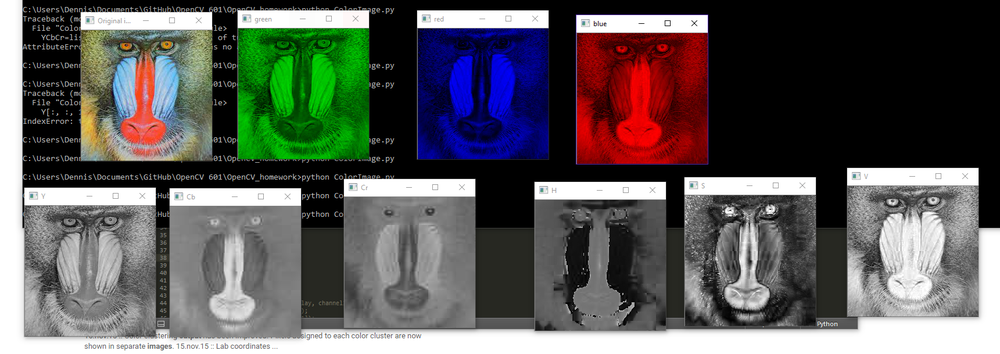
#> input picture OpenCV_homework/baboon colorimage.PNG, 1000 x 354 px, shrunk from 1721 x 609 before the run
$ python ColorImage.py 'baboon colorimage.PNG'
#> lines starting #> are read from the running program, lines starting #| are printed output that depends on the picture
import cv2
import sys

src = cv2.imread(sys.argv[1], cv2.IMREAD_COLOR);
#> src is the input picture: shape (354, 1000, 3); mean B, G, R 89.1, 90.7, 91.5
cv2.namedWindow( "Original image", cv2.WINDOW_NORMAL );
cv2.imshow( "Original image", src);

print (src[25,20])
#| [234 234 234]
red,green,blue = cv2.split(src)
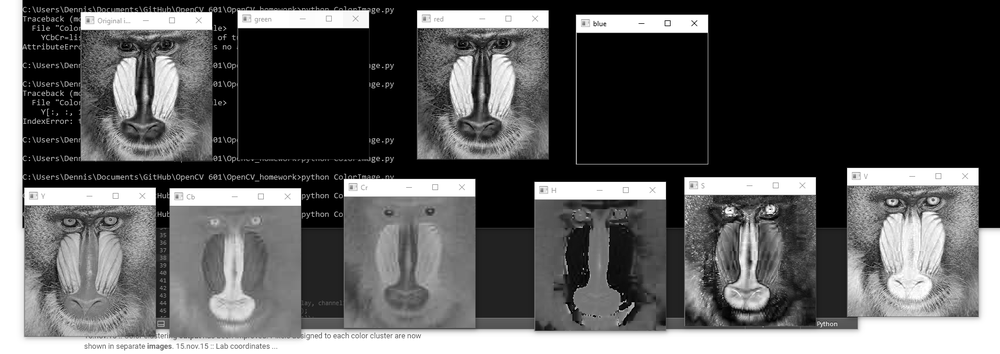
#> red: shape (354, 1000); min 0, max 255, mean 89.1
'''
red = src.copy()
red[:, :, 1] = 0
red[:, :, 2] = 0

green = src.copy()
green[:, :, 0] = 0
green[:, :, 2] = 0

blue = src.copy()
blue[:, :, 1] = 0
blue[:, :, 0] = 0
'''
cv2.imshow("red",red)
cv2.imshow("green",green)
cv2.imshow("blue",blue)


imgYCC = cv2.cvtColor(src, cv2.COLOR_BGR2YCR_CB)
#> imgYCC: shape (354, 1000, 3); mean of channels 0, 1, 2 90.7, 128.5, 127.1
Y,Cb,Cr = cv2.split(imgYCC)
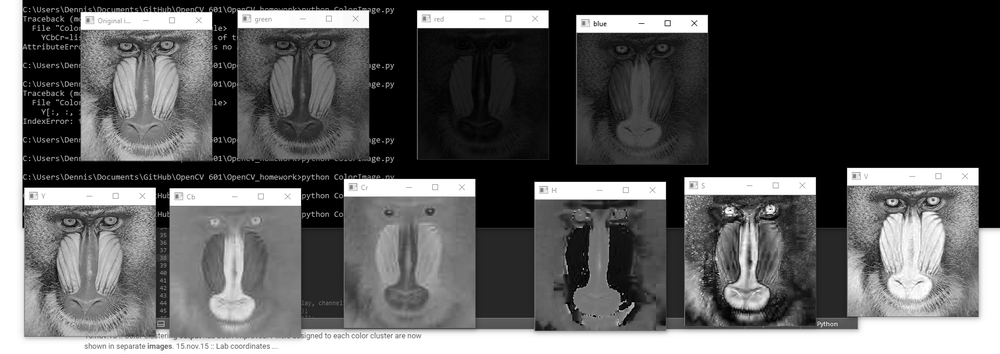
#> Y: shape (354, 1000); min 0, max 255, mean 90.7
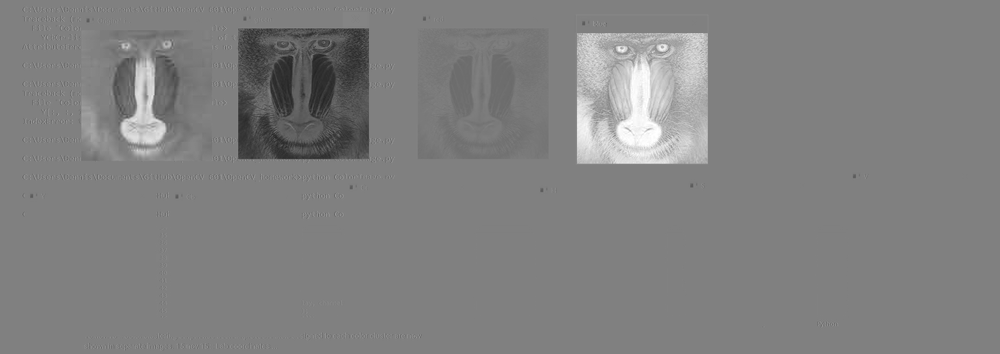
#> Cb: shape (354, 1000); min 35, max 255, mean 128.5
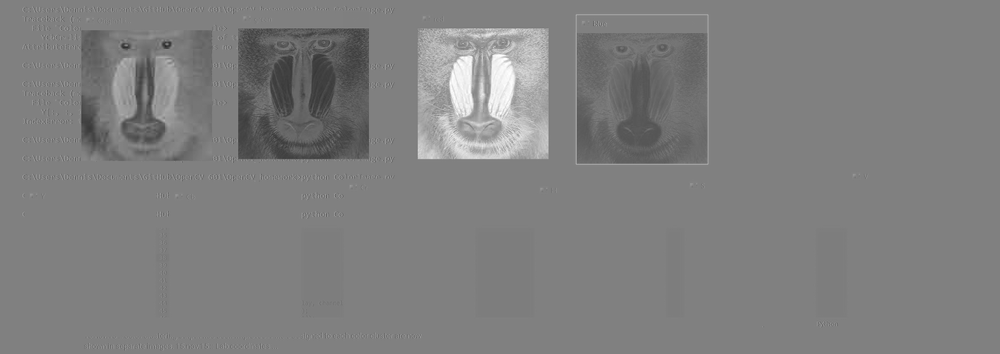
#> Cr: shape (354, 1000); min 41, max 255, mean 127.1
cv2.imshow("Y",Y)
cv2.imshow("Cb",Cb)
cv2.imshow("Cr",Cr)
print (imgYCC[25,20])
#| [234 128 128]

imgHSV = cv2.cvtColor(src, cv2.COLOR_RGB2HSV)
#> imgHSV: shape (354, 1000, 3); mean H, S, V 20, 48.4, 104.8
H,S,V = cv2.split(imgHSV)
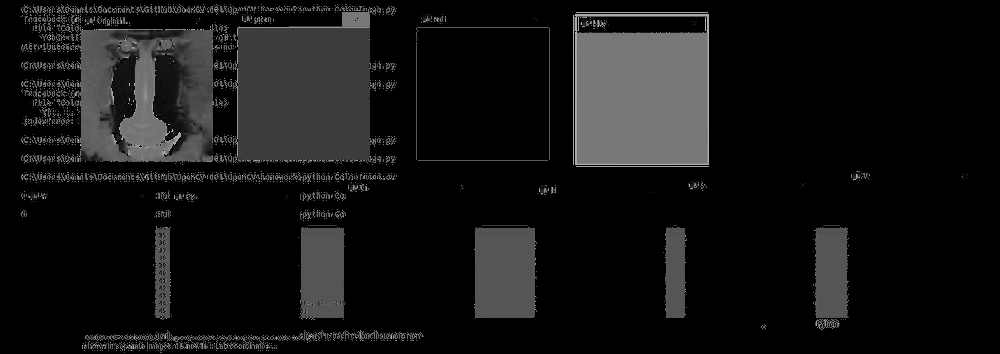
#> H: shape (354, 1000); min 0, max 179, mean 20
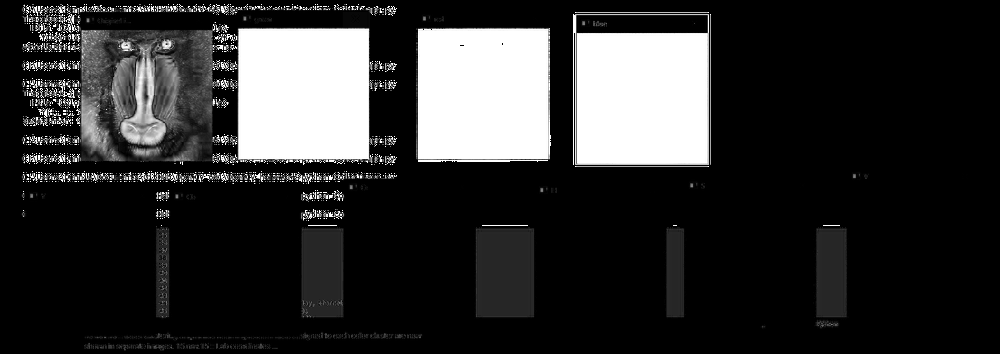
#> S: shape (354, 1000); min 0, max 255, mean 48.4
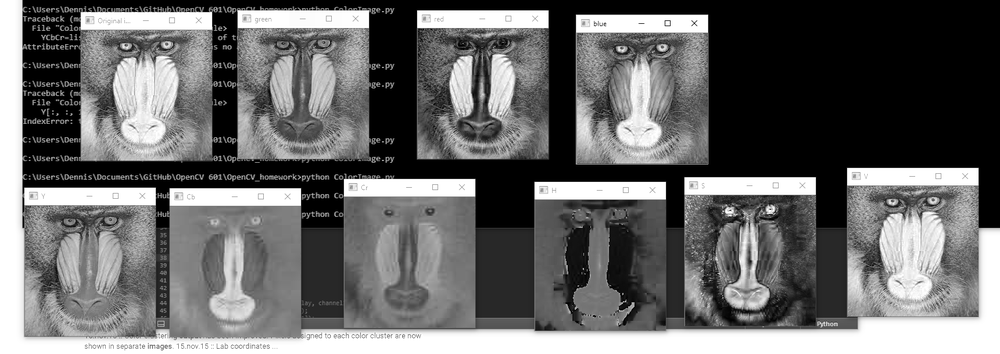
#> V: shape (354, 1000); min 0, max 255, mean 104.8
cv2.imshow("H",H)
cv2.imshow("S",S)
cv2.imshow("V",V)
print (imgHSV[25,20])
#| [  0   0 234]

c = cv2.waitKey(0)
#> (key Esc is pressed here)
